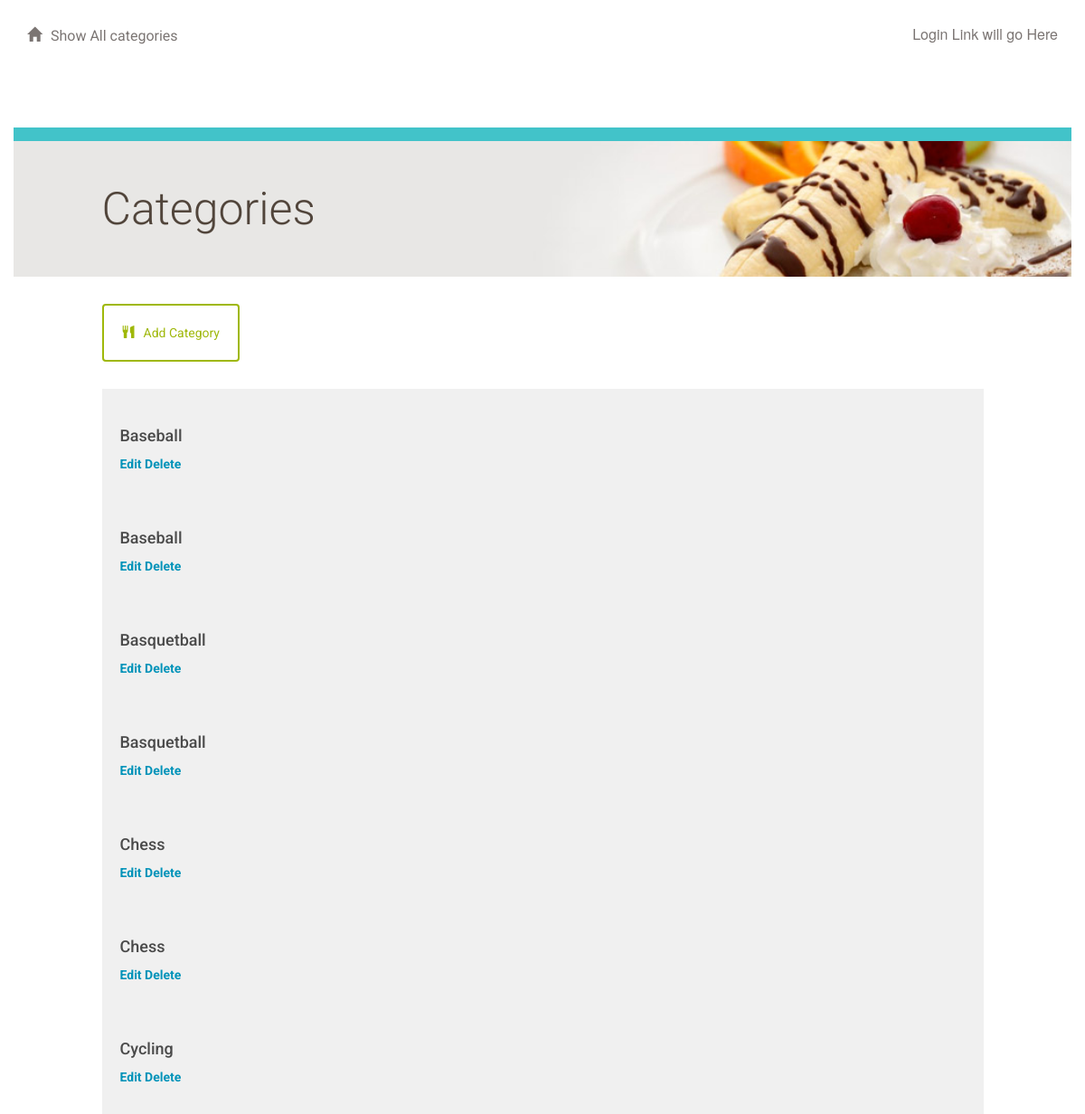
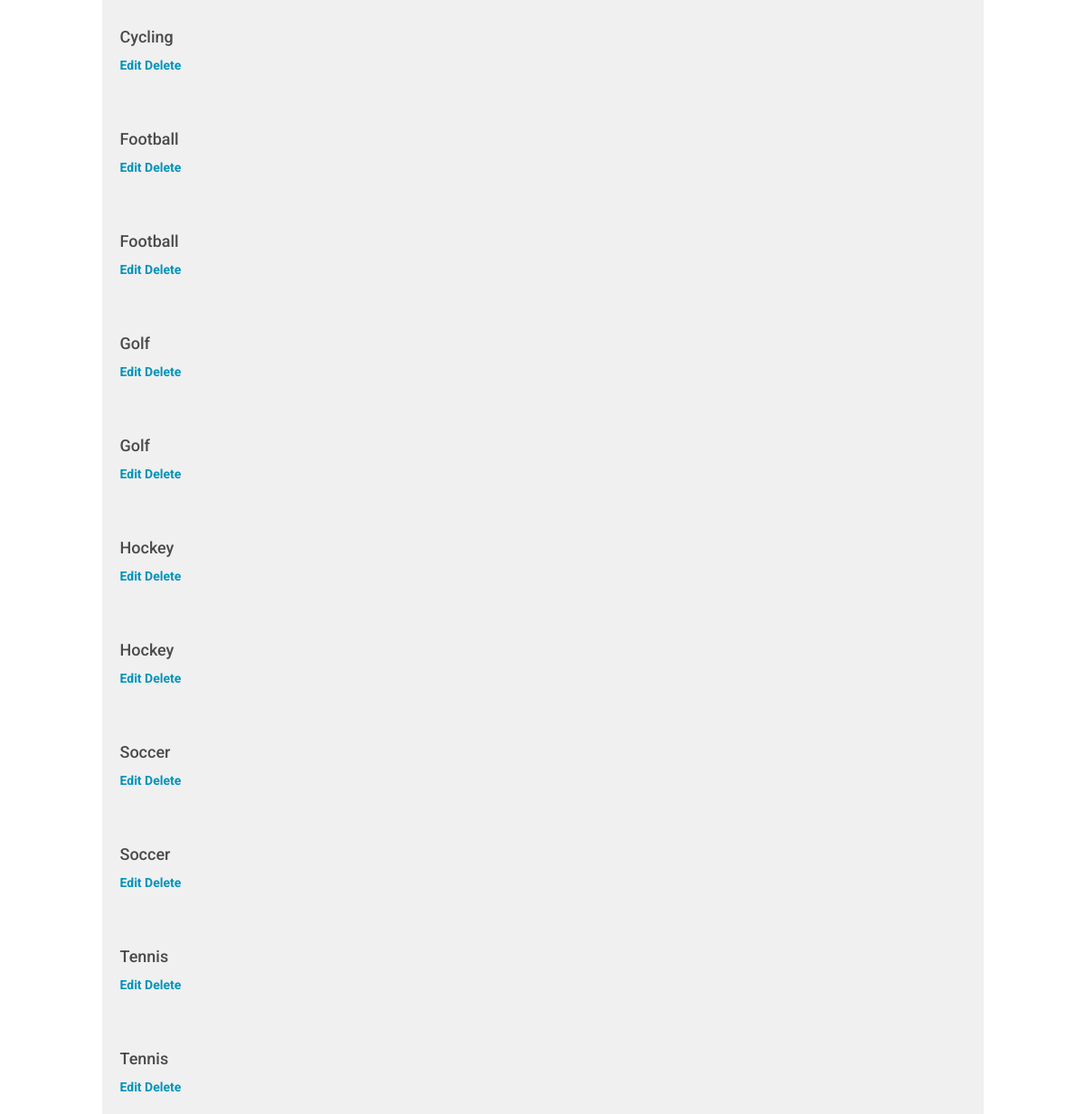
The app's page /catalog, older data (2 pictures, top to bottom).
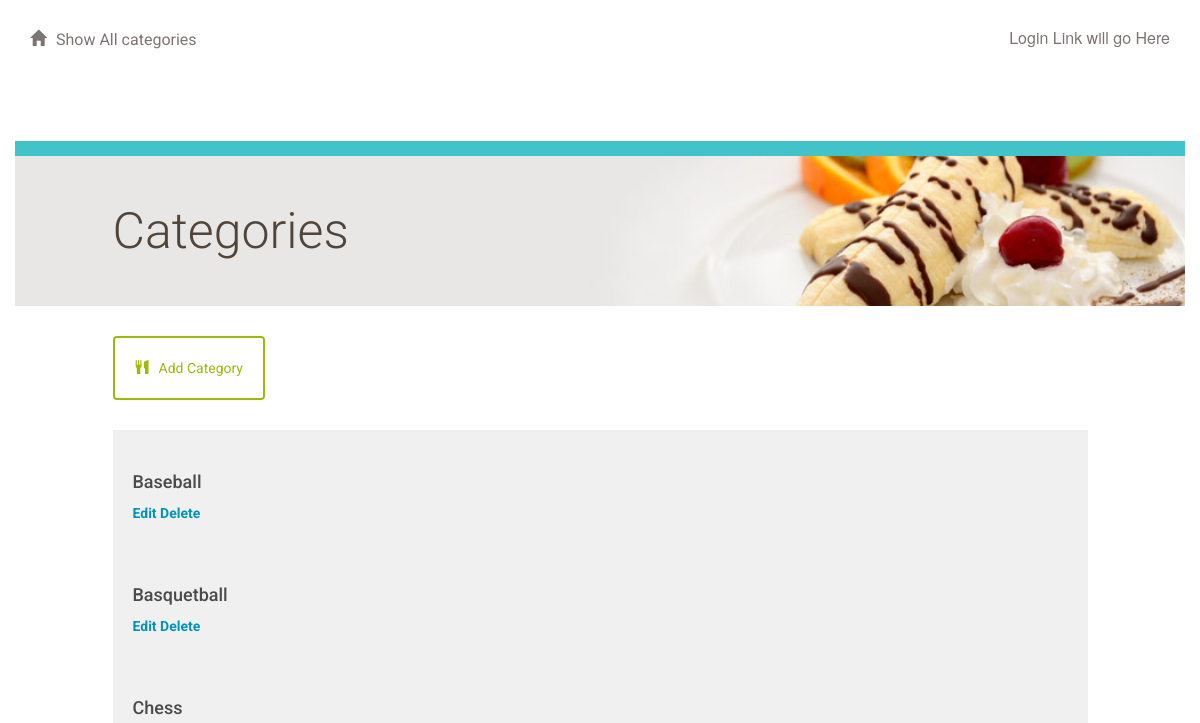
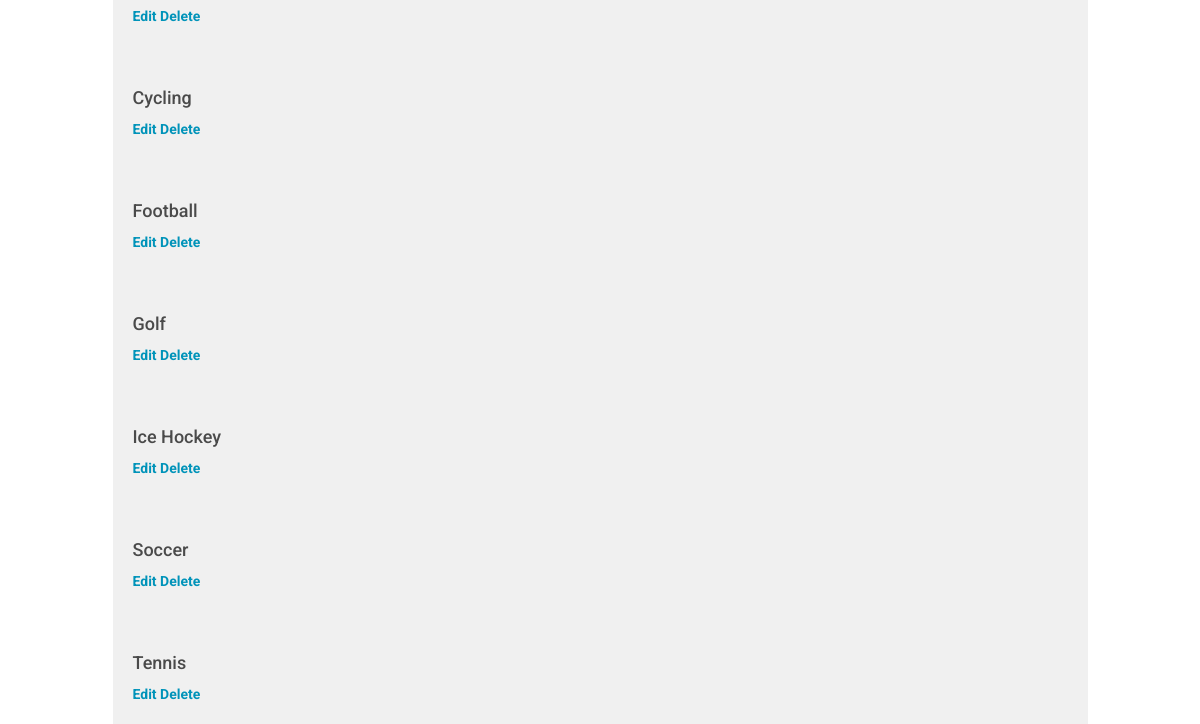
The same page, newer data (2 pictures, top to bottom).
### database_setup.py (models this page shows)
class Category(Base):
    __tablename__ = 'category'
    id = Column(Integer, primary_key=True)
    name = Column(String(250), nullable=False)
    user_id = Column(Integer,ForeignKey('user.id'))
    user = relationship(User)

### application.py (the view)
@app.route('/')
@app.route('/catalog', methods=['GET', 'POST'])
def showCategories():
    categories = session.query(Category).order_by(Category.name)
    return render_template('categories.html', categories=categories)

### templates/categories.html
{% extends "main.html" %}
{% block content %}
{% include "header.html" %}
	<div class="row top-menu">
		<div class="col-md-10"></div>
		<div class="col-md-2 text-right">
					</div>
	</div>
	<div class="row divider blue">
		<div class="col-md-12"></div>
	</div>
	<div class="row banner main">
		<div class="col-md-1"></div>
		<div class="col-md-11 padding-none">
			<h1>Categories</h1>
		</div>
	</div>
	<div class="row padding-top padding-bottom">
		<div class="col-md-1"></div>
		<div class="col-md-10 padding-none">
			<a href="{{url_for('newCategory')}}">
				<button class="btn btn-default" id="new-restaurant">
					<span class="glyphicon glyphicon-cutlery" aria-hidden="true"></span>Add Category
				</button>
			</a>
		</div>
		<div class="col-md-1"></div>
	</div>
	{% for category in categories %}
		<a href = "{{url_for('showItems',category_name=category.name)}}">
			<div class="row">
				<div class="col-md-1"></div>
					<div class="col-md-10 restaurant-list">
						<h3>{{category.name}}</h3>
						<a href = '{{url_for('editCategory', category_name=category.name)}}'> Edit  </a>
						<a href = '{{url_for('deleteCategory', category_name=category.name)}}'> Delete  </a>
					</div>
				<div class="col-md-1"></div>
			</div>
		</a>
	{% endfor %}
{% endblock %}

### templates/main.html (shortened to what this page needs)
<!DOCTYPE html>
<html lang="en">
	<head>
		<link rel="stylesheet" href="//netdna.bootstrapcdn.com/bootstrap/3.1.1/css/bootstrap.min.css">
		<link rel=stylesheet type=text/css href="{{ url_for('static', filename='styles.css') }}">
	</head>
	<body>
		<div class="container">
			{% block content %}
			{% endblock %}
		</div>
	</body>
</html>

### templates/header.html
<div class="row top-menu">
	<div class="col-md-6">
		<a href="{{url_for('showCategories')}}">
			<span class="glyphicon glyphicon-home" aria-hidden="true"></span>Show All categories
		</a>
	</div>
	<div class="col-md-6 text-right">
					<p>Login Link will go Here </p>
	</div>
</div>

### static/styles.css (style rules this page uses)
* { font-family: "Helvetica Neue Bold", Roboto, Helvetica, Arial, sans-serif; font-weight: 700; }
h1 { font-family: "Helvetica Neue Light", Roboto, Helvetica, Arial, sans-serif; font-size: 50px; color: #51453B; line-height: 60px; font-weight: 300; }
h3 { font-size: 18px; color: #4A4A4A; line-height: 23px; }
p { font-family: "Helvetica Neue", Roboto, Helvetica, Arial, sans-serif; font-size: 16px; color: #7B7573; line-height: 24px; font-weight: 400; }
a { font-size: 14px; color: #0093B9; line-height: 17px; }
.padding-top { padding-top: 30px; }
.padding-bottom { padding-bottom: 30px; }
.padding-none { padding: 0; }
.btn { padding: 20px; margin: 0; border-color: #9FB80A; border-width: 2px; color: #9FB80A;; }
.glyphicon { margin-right: 10px; }
.top-menu { padding-top: 30px; padding-bottom: 30px; }
.top-menu p { margin-bottom: 0; line-height: 16px; }
.top-menu a { margin-bottom: 0; line-height: 16px; font-size: 16px; color: #7B7573; font-weight: 400; }
.divider { height: 15px; }
.divider.blue { background-color: #42C3C9; }
.banner.main { height: 150px; background: url("/static/top-banner.jpg"); background-position: right; background-repeat: no-repeat; background-size: cover; }
.banner h1 { margin: 45px 0; }
.restaurant-list { background-color: #F0F0F0; padding: 20px; u }

Row changes from the older to the newer data that the page shows:
removed Category: name "Baseball"
removed Category: name "Basquetball"
removed Category: name "Chess"
removed Category: name "Cycling"
removed Category: name "Football"
removed Category: name "Golf"
removed Category: name "Hockey"
removed Category: name "Soccer"
removed Category: name "Tennis"
changed Category: name "Hockey" → "Ice Hockey"
